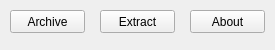
<?xml version="1.0" encoding="UTF-8"?>
<ui version="4.0">
 <class>MainWindow</class>
 <widget class="QMainWindow" name="MainWindow">
  <property name="geometry">
   <rect>
    <x>0</x>
    <y>0</y>
    <width>275</width>
    <height>50</height>
   </rect>
  </property>
  <property name="windowTitle">
   <string>Archiver</string>
  </property>
  <property name="windowIcon">
   <iconset resource="resources.qrc">
    <normaloff>:/My_files/Resources/Icon/icon.png</normaloff>:/My_files/Resources/Icon/icon.png</iconset>
  </property>
  <property name="toolButtonStyle">
   <enum>Qt::ToolButtonFollowStyle</enum>
  </property>
  <widget class="QWidget" name="centralWidget">
   <widget class="QPushButton" name="archive_btn">
    <property name="geometry">
     <rect>
      <x>10</x>
      <y>10</y>
      <width>75</width>
      <height>23</height>
     </rect>
    </property>
    <property name="text">
     <string>Archive</string>
    </property>
   </widget>
   <widget class="QPushButton" name="extact_btn">
    <property name="geometry">
     <rect>
      <x>100</x>
      <y>10</y>
      <width>75</width>
      <height>23</height>
     </rect>
    </property>
    <property name="text">
     <string>Extract</string>
    </property>
   </widget>
   <widget class="QPushButton" name="about_btn">
    <property name="geometry">
     <rect>
      <x>190</x>
      <y>10</y>
      <width>75</width>
      <height>23</height>
     </rect>
    </property>
    <property name="text">
     <string>About</string>
    </property>
   </widget>
  </widget>
 </widget>
 <layoutdefault spacing="6" margin="11"/>
 <resources>
  <include location="resources.qrc"/>
 </resources>
 <connections/>
</ui>
